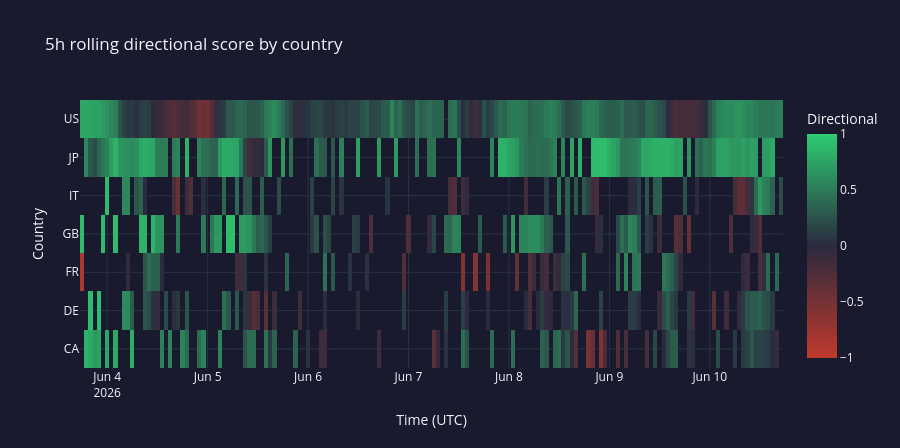

The notebook cell this image was saved under:
### Markdown cell above
## Step 10 — Rolling directional indicator

Derive a HIGH / NEUTRAL / LOW signal from the 1-hour binned rolling mean of `directional_score`.

### Code cell
UPPER_THRESHOLD = 0.1
LOWER_THRESHOLD = -0.1
ROLLING_WINDOW = 5   # hours

import plotly.graph_objects as go

if not df.empty:
    df['hour'] = df['publication_time'].dt.floor('1h')
    hourly = (
        df.groupby(['country', 'hour'])
        .agg(
            directional_mean=('directional_score', 'mean'),
            semantic_mean=('semantic_sentiment_score', 'mean'),
            count=('directional_score', 'count'),
        )
        .reset_index()
        .sort_values(['country', 'hour'])
    )
    hourly['directional_smooth'] = hourly.groupby('country')['directional_mean'].transform(
        lambda values: values.rolling(ROLLING_WINDOW, min_periods=1).mean()
    )
    hourly['indicator'] = 'NEUTRAL'
    hourly.loc[hourly['directional_smooth'] >= UPPER_THRESHOLD, 'indicator'] = 'HIGH'
    hourly.loc[hourly['directional_smooth'] <= LOWER_THRESHOLD, 'indicator'] = 'LOW'

    latest = (
        hourly.sort_values('hour')
        .groupby('country')
        .last()
        .reset_index()
        [['country', 'hour', 'directional_smooth', 'semantic_mean', 'count', 'indicator']]
        .sort_values('directional_smooth', ascending=False)
    )
    display(latest)

    pivot = hourly.pivot_table(index='country', columns='hour', values='directional_smooth', aggfunc='mean')
    fig = go.Figure(go.Heatmap(
        z=pivot.values,
        x=pivot.columns,
        y=pivot.index,
        colorscale=[[0, '#c0392b'], [0.5, '#2a2a3e'], [1, '#2ecc71']],
        zmid=0, zmin=-1, zmax=1,
        colorbar=dict(title='Directional'),
        hovertemplate='%{y} · %{x|%b %-d %H:%M}<br>Directional: %{z:+.3f}<extra></extra>',
    ))
    fig.update_layout(
        template='plotly_dark', paper_bgcolor='#1a1a2e', plot_bgcolor='#1a1a2e',
        title=f'{ROLLING_WINDOW}h rolling directional score by country',
        xaxis_title='Time (UTC)', yaxis_title='Country',
        height=max(360, 140 + 44 * len(pivot.index)),
    )
    fig.show()
else:
    print('No data yet.')

### Figure 1 — Plotly figure (JSON) as saved in the notebook; plotly's stock layout.template omitted (floating-point values rounded to 4 significant figures; data arrays with more than 128 entries replaced by an {"elided": "..."} marker saying what was removed)
{"data": [{"colorbar": {"title": {"text": "Directional"}}, "colorscale": [[0, "#c0392b"], [0.5, "#2a2a3e"], [1, "#2ecc71"]], "hovertemplate": "%{y} · %{x|%b %-d %H:%M}<br>Directional: %{z:+.3f}<extra></extra>", "type": "heatmap", "x": {"elided": "168 str values"}, "y": ["CA", "DE", "FR", "GB", "IT", "JP", "US"], "z": {"elided": "7x168 float values"}, "zmax": 1, "zmid": 0, "zmin": -1}], "layout": {"height": 448, "paper_bgcolor": "#1a1a2e", "plot_bgcolor": "#1a1a2e", "title": {"text": "5h rolling directional score by country"}, "xaxis": {"title": {"text": "Time (UTC)"}}, "yaxis": {"title": {"text": "Country"}}}}
